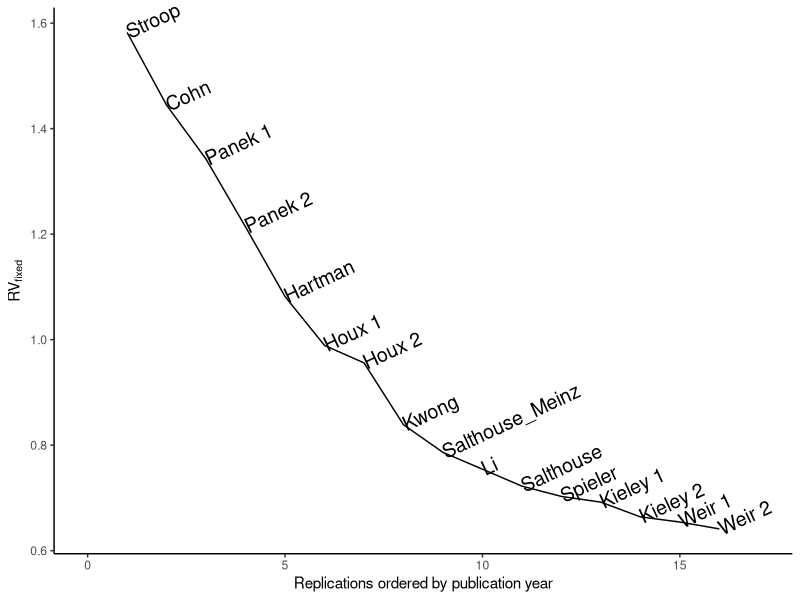

Recreate this plot in R.
#-----------------------------------------------------------#
# The following script containts the code underlying the
# Stroop example case in the Replication Value manuscript.
#
# The replication value formula used for this example:
# Yearly citation rate multiplied by variance of Fisher's Z.
#
# This script depends on data and analysis script provided
# in the OSF directory https://osf.io/yw7d9/. 
#-----------------------------------------------------------#



#### set working dir, download necessary files & load packages #### 

library(tidyverse)
setwd("C:/Users/peder/Dropbox/jobb/PhD/Projects/2020_RV_citations_sample_size/sm2_stroop_example/")
#unzip(zipfile = "Burns_et_al_data.zip", exdir = "Burns_etal_data")
#source("Burns_etal_data/Final_Analsis_Code_Modified.R")
#setwd("C:/Users/peder/Dropbox/jobb/PhD/Projects/2020_RV_citations_sample_size/sm2_stroop_example/")  # Change dir back after running Burns_etal script.


#### Replication value for study 2 in Stroop (1935) #### 

citations <- 7230  # Based on crossref citation entry for DOI (10.1037/h0054651). Timestamp: 2018-11-07 11:53:40 CET
years_since_pub <- 2018 - 1935
n <- 100


# Estimate repeated measures correlation "r" using data from a close replication of Stroop (1935)
df.stroop <- read.csv("Burns_etal_data/Data/cleanData.csv")  # Grab cleaned data from https://osf.io/yw7d9/ by downloading data (https://osf.io/3fu7q/) and R script (https://osf.io/ub46a/), and running data cleaning from their analysis script.
df.stroop <- subset(df.stroop, cond %in% c("neutral", "incongruent"))  # Keep oncly conditions relevant for Stroop (1935) study 2
means.stroop <- df.stroop %>% group_by(cond, ID) %>% summarize(mean_rt = mean(rt))  # Calculate mean reaction time for each subject in each condition
sd1 <- sd(means.stroop$mean_rt[means.stroop$cond=="incongruent"])  # Calculate standard deviation for mean scores on incongruent trials
sd2 <- sd(means.stroop$mean_rt[means.stroop$cond=="neutral"])  # Calculate standard deviation for mean scores on neutral trials
sddiff <- sd(means.stroop$mean_rt[means.stroop$cond=="incongruent"] - means.stroop$mean_rt[means.stroop$cond=="neutral"])  # calculate standard error of the difference between mean scores
r <- (sd1^2 + sd2^2 - sddiff^2) / (2*sd1*sd2)  # Calculate repeated measures correlation based on Lakens (2013). See supplementary materials 1 in this manuscript for details.

# Calculate CIs around r (see Bohrenstein ch. 6 for equations)
Z <- (1/2)*log((1+r)/(1-r))
Z_CIu <- Z + qnorm(1-.05/2) * sqrt(1/(100-3))
r_CIu <- (exp(2*Z_CIu)-1) / (exp(2*Z_CIu)+1)
Z_CIl <- Z - qnorm(1-.05/2) * sqrt(1/(100-3))
r_CIl <- (exp(2*Z_CIl)-1) / (exp(2*Z_CIl)+1)

a <- 2 # Each subject contributes data to two conditions
n_adjusted <- (n*a)/(1-r)  # Adjust sample size based on design. See supplementary materials 1 for further details.

se = 1/sqrt(n_adjusted)  # calculate variance
RV_stroop_orig <- citations / (years_since_pub+1) * se  # Calculate replication value for Stroop (1935) study 2
print(paste("Stroop (1935) study 2 has an estimated replication value of", round(RV_stroop_orig, 3)))

# Inferential statistics for Stroop (1935) Study 2 (NC-NCWd completion time difference)
n <- 100
mean.nc <- 63.3
sd.nc <- 10.8
mean.ncwd <- 110.3
sd.ncwd <- 18.8
r.within <- r  # Use repeated measures correlation from close replication as estimate
mean.diff <- (mean.ncwd - mean.nc)
sd.diff <- sqrt(sd.nc^2 + sd.ncwd^2 - 2 * r.within * sd.nc * sd.ncwd)

d.rm <- mean.diff / sqrt(sd.nc^2 + sd.ncwd^2 - 2 * r.within * sd.nc * sd.ncwd) * sqrt(2*(1-r))
ci.95 <- -qt(0.05/2, df = 99)*(sd.diff/sqrt(n))
mean.ci.u <- mean.diff + ci.95
mean.ci.l <- mean.diff - ci.95
t <- d.rm * sqrt(n)
p <- pt(t, df = n-1, lower.tail = FALSE)
bf <- BayesFactor::ttest.tstat(t = t, n1 = n, rscale = sqrt(2)/2)



#### Stroop (1935) replications reported in Verhaegen (1998), excluding non-close replications ####

names.rep <- c("Cohn", "Hartman", "Houx 1", "Houx 2", "Kieley 1", "Kieley 2", "Kwong", "Li", "Panek 1", "Panek 2", "Salthouse", "Salthouse_Meinz", "Spieler", "Weir 1", "Weir 2", "Stroop")  # Study identifiers based on first author name and study number in Verhaeghen & De Meersman (1998) table 1.
pub.year <- c(1984, 1991, 1993, 1993, 1997, 1997, 1995, 1996, 1984, 1984, 1996, 1995, 1996, 1997, 1997, 1935)  # Publication years of included replications
n.rep <- c(20, 44, 42, 18, 16, 45, 82, 35, 19, 31, 40, 49, 27, 17, 24, 100)  # Sample size (young participants) of included replications, as reported in Verhaeghen & De Meersman (1998) table 1.
stroop_reps <- data.frame("study" = names.rep, "pub_year" = pub.year, "n" = n.rep)  # gather variables in a data frame
stroop_reps <- arrange(stroop_reps, pub.year)  # sort replications by publication year
stroop_reps$n_adj <- (stroop_reps$n*a)/(1-r)  # Adjust sample size based on design. See supplementary materials 1 for further details. 
# Calculate replication from fixed-effect meta-analytic variance estimate (see supplementary materials 1 for details.) 
# Replication value is calculated sequentially by adding the variance weight from each consequetive replication to the total meta-analytic estimate.
stroop_reps$rv_seq <- citations / (years_since_pub+1) * (sapply(1:length(stroop_reps$n_adj), function(x) {  
  v <- 1/(stroop_reps$n_adj[1:x])
  w <- 1/v
  sqrt(1/sum(w))
  }))

ggplot(data = stroop_reps, aes(x = 1:nrow(stroop_reps), y = rv_seq, label = study)) + 
  geom_line() + xlim(0, 17) + 
  geom_text(angle = 25, hjust = "left", size = 5) + 
  theme_classic() +
  theme(tex = element_text(size = 20)) +
  labs(x = "Replications ordered by publication year", y = expression("RV"["fixed"]))
